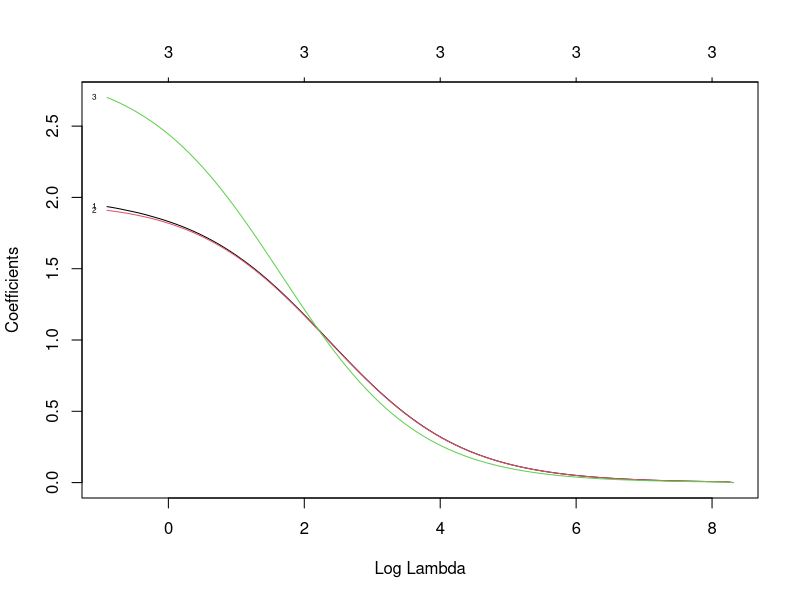
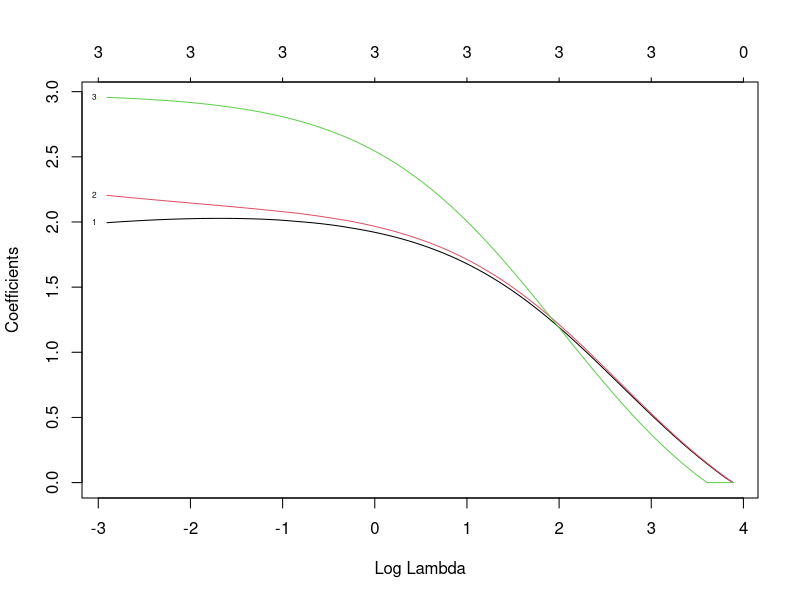
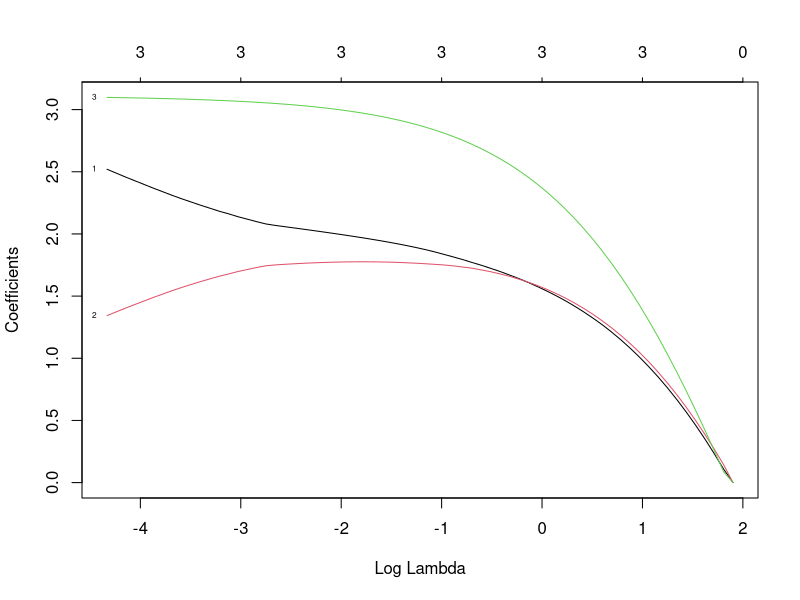
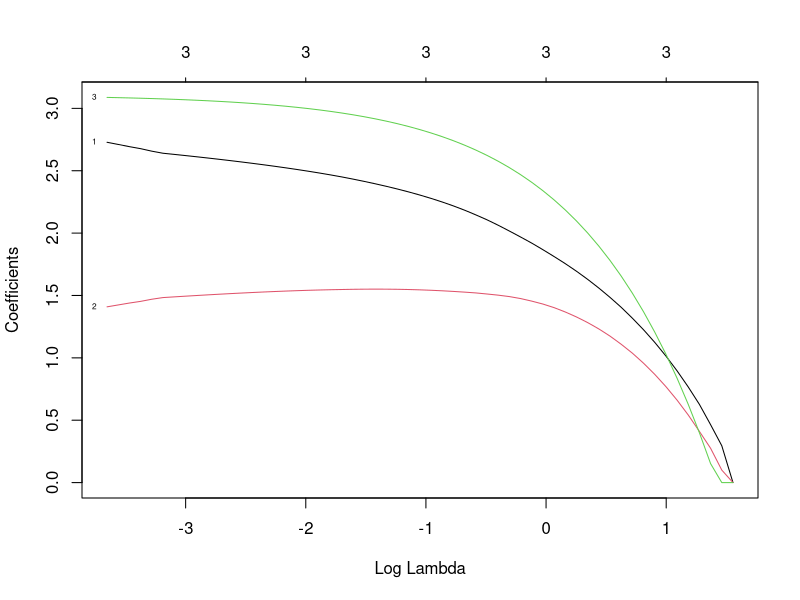
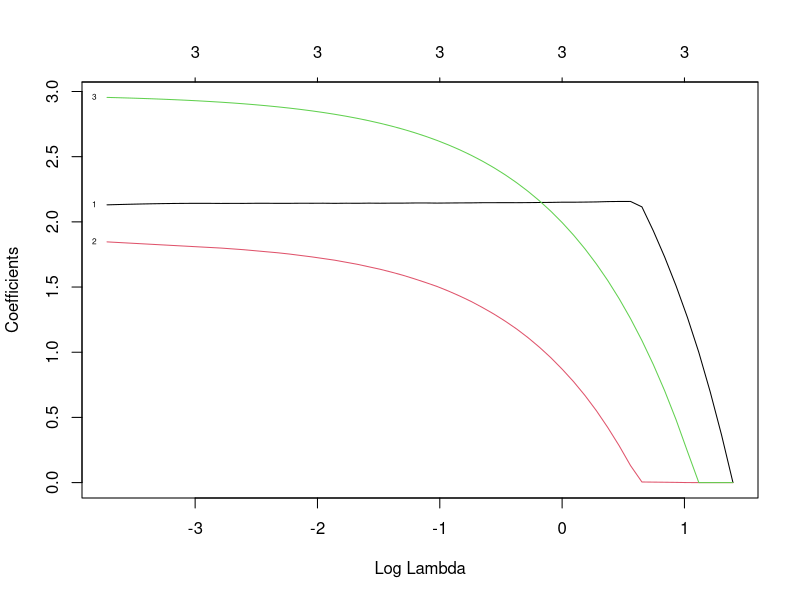
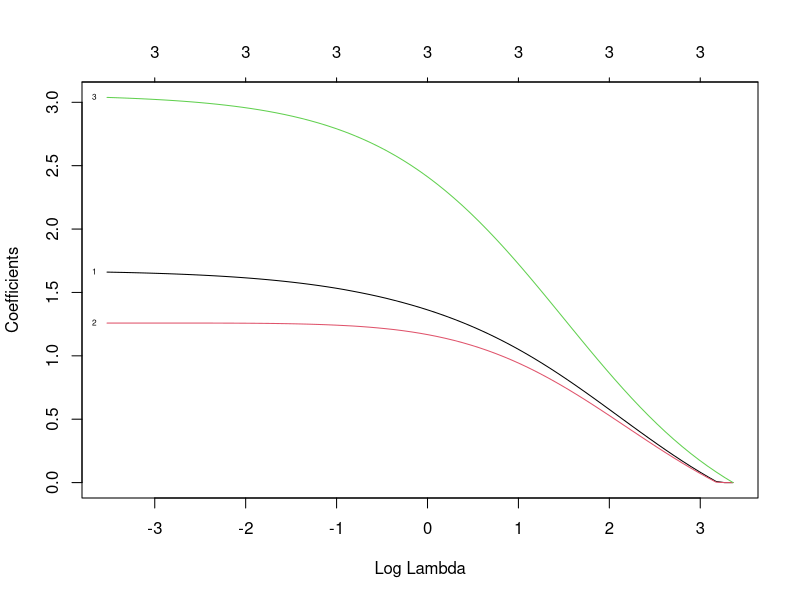

R code for these plots, in order: (Note: this script raises an error after producing the figures.)
## ---- chunk 1
knitr::opts_chunk$set(echo = TRUE)
library(MASS)
library(glmnet)
library(ggplot2)
library(dplyr)
## ---- chunk 2
elastic.net.est<-function(X, Y, alpha){
  cross.val.fit<-cv.glmnet(X, Y, family="gaussian", alpha=alpha)
  lambda<-cross.val.fit$lambda.min
  coefs<-coef(cross.val.fit, s="lambda.min")
  fit<-glmnet(X, Y, "gaussian", alpha=alpha)
  plot(fit, xvar="lambda", label=TRUE)
  signif.pred<-length(which(coefs!=0))
  yhat<-cbind(1, X)%*%coefs
  SE<-mean((Y-yhat)^2)
  output<-cbind(alpha, lambda, signif.pred, SE)
  return(output)
}
## ---- chunk 3
simulate.elastic.net<-function(n, p, d, rho, beta, alpha){
  A<-diag(1, d, d)
  for(i in 1:d){
    for(j in 1:d){
      if(j!=i){A[i,j]<-rho}}}
  Cov<-diag(1, p, p)
  for(i in 1:d){
    for( j in 1:d){
      Cov[i,j]<-A[i,j]}}
  X<-mvrnorm(n, rep(0, p), Cov)
  Y<-X%*%beta+rnorm(n)
  mod<-elastic.net.est(X, Y, alpha)
  return(mod)}
## ---- chunk 4
MonteCarlo.elastic.net<-function(n, p, d, rho, beta, alpha, K){
  output<-cbind(1:K, 0, 0, 0, 0)
  for(k in 1:K){
    mod<-simulate.elastic.net(n, p, d, rho, beta, alpha)
    output[k,(2:5)]<-mod
  }
  return(output)
}

vector.MonteCarlo.EN<-function(n, p, d, Rho, beta, Alpha, K){
  results<-expand.grid(Alpha, Rho)
  results<-cbind(results, 0, 0, 0)
  colnames(results)<-c("Alpha", "Rho", "Lambda", "No. Variables", "MSE")
  for(i in 1:length(results[,1])){
    output<-cbind(1:K, 0, 0, 0, 0)
    for(k in 1:K){
      mod<-simulate.elastic.net(n, p, d, rho, beta, alpha)}
    
    
    mod<-MonteCarlo.elastic.net(n, p, d, results[i,2], beta, results[i,1], K)
    results[i, 3]<-mean(mod[,3])
    results[i, 4]<-mean(mod[,4])
    results[i, 5]<-mean(mod[,5])
  }
  return(results)
  
}




## ---- chunk 5
n<-100
p<-3
d<-2
beta<-c(2,2,3)
rho<-0.999
alpha1<-0.1
alpha2<-0.5
alpha3<-0.9

p3.rho75.LASSO<-simulate.elastic.net(n, p, d, rho, beta, 0)
p3.rho75.alpha1<-simulate.elastic.net(n, p, d, rho, beta, alpha1)
p3.rho75.alpha2<-simulate.elastic.net(n, p, d, rho, beta, alpha2)
p3.rho75.alpha3<-simulate.elastic.net(n, p, d, rho, beta, alpha3)
p3.rho75.RIDGE<-simulate.elastic.net(n, p, d, rho, beta, 1)



## ---- chunk 6




## ---- chunk 7
n<-100 #number of observations
beta<-c(1,2,1,3) #true values of beta
rho<-0.90 #values of cov(X_1, X_2)
alpha<-c(0.1, 0.3, 0.9) #values of alpha


elastic_net3<-function(n, beta, rho, alpha, K){
  num_alpha<-length(alpha)
  num_rho<-length(rho)
  Rho<-rep(0, num_alpha)                                                          #build table to hold squared errors
  Alpha<-rep(0,num_rho)
  NumPredictors<-rep(0, num_rho*num_alpha)
  MSE_K<-cbind(Rho, Alpha, NumPredictors, matrix(0, num_rho*num_alpha, K))
  
  for(k in 1:K){
    row=1
    for(j in 1:num_rho){
      cov<-matrix(data = c(1, rho[j], 0, rho[j], 1, 0, 0, 0, 1), nrow=3, ncol=3)  #build covariance matrix
      X<-mvrnorm(n, mu=c(0,0,0), Sigma =cov)                                      #simulate X
      design<-cbind(rep(1,n), X )
      Y<-design%*%beta+rnorm(n)                                                   #simulate Y
      for(i in 1:num_alpha){
        fit_i<-glmnet(X, Y, family="gaussian", alpha=alpha[i])                 #fit model with cv
        plot(fit_i, xvar="lambda", label=TRUE)
        fit_i_coef<-coef(fit_i, s="lambda.min")                                   #extract coefficients
        yhat<-design%*%fit_i_coef                                                 #extract fitted values
        if(k<=1){
          MSE_K[row,1]<-rho[j]
          MSE_K[row,2]<-alpha[i]                                                  #fill MSE table with alpha and rho
          MSE_K[row,3]<-length(fit_i_coef@x)}
        MSE_K[row,(k+3)]<-mean(((Y-yhat)^2))                                      #fill MSE table with squared errors
        row=row+1
      }}}
  results<-cbind(MSE_K[,(1:3)], 0)                                                #build results table
  if(K==1){
    results[,4]<-MSE_K[,4]
  }
  else{
  results[,4]<-rowMeans(MSE_K[,(4:(K+3))])                # fill results table with MSE
  }
  colnames(results)[4]<-"MSE"
  
  return(as.data.frame(results))
}

EN_p_3_one_iter<-elastic_net3(n, beta, rho, alpha,1)
ggplot(data=EN_p_3_one_iter, aes(x=Alpha, y=MSE))+geom_line(alpha=0.4)



## ---- chunk 8
n<-100
p<-1000
beta<-c(runif(6,1,2), rep(0,95), runif(5, 1,2), rep(0,600), runif(5, 1,2), rep(0,290))
rho<-seq(0, 0.9, 0.1)
alpha<-seq(0, 1, 0.1)




elastic_net_p<-function(n, p, beta, rho, alpha, K){
  num_alpha<-length(alpha)
  num_rho<-length(rho)
  Rho<-rep(0, num_alpha)
  Alpha<-rep(0,num_rho)
  MSE<-rep(0, num_rho*num_alpha)
  NumPredictors<-rep(0, num_rho*num_alpha)
  
  MSE_K<-cbind(Rho, Alpha, NumPredictors, matrix(0, num_rho*num_alpha, K))
  
    for(k in 1:K){
    row=1
    for(j in 1:num_rho){
      cov<-matrix(rho[j], p, p)
      for(l in 1:p){
        cov[l,l]<-1}
      X<-mvrnorm(n, mu=c(0,0,0), Sigma =cov)
      design<-cbind(rep(1,n), X )
      Y<-design%*%beta+rnorm(n)
      for(i in 1:num_alpha){
        fit_i<-glmnet(X, Y, family="gaussian", alpha=alpha[i])
        fit_i_coef<-coef(fit_i, s="lambda.min")
        yhat<-design%*%fit_i_coef
        if(k<=1){
          MSE_K[row,1]<-rho[j]
          MSE_K[row,2]<-alpha[i]
          MSE_K[row,3]<-length(fit_i_coef@x)}
        MSE_K[row,(k+3)]<-mean(((Y-yhat)^2))
        row=row+1
      }}}
  results<-cbind(MSE_K[,(1:3)], 0)
  results[,4]<-rowMeans(MSE_K[,(4:K)])
  colnames(results)[4]<-"MSE"
  return(as.data.frame(results))
}

lambda<-matrix(0,length(alpha),length(rho))
mse<-matrix(0,length(alpha),length(rho))
q<-matrix(0,length(alpha), length(rho))



for(j in 1:length(rho)){
  cov=matrix(c(1, rho[j], rho[j], rho[j], rho[j], 
              rho[j], 1, rho[j], rho[j], rho[j],
              rho[j], rho[j], 1, rho[j], rho[j],
              rho[j], rho[j], rho[j], 1, rho[j],
              rho[j], rho[j], rho[j], rho[j], 1), nrow=5, ncol=5)
  X1_5<-mvrnorm(n, mu=c(0,0,0,0,0), Sigma =cov )
  X6_1000<-mvrnorm(n, mu=rep(0, 995), Sigma = diag(rep(1, 995)))
  X<-cbind(X1_5, X6_1000)
  design<-cbind(rep(1,n), X)
  Y<-design%*%beta+rnorm(n)

  for(i in 1:length(alpha)){
    fit_i<-cv.glmnet(X, Y, family="gaussian", alpha=alpha[i])
    lambda[i,j]<-fit_i$lambda.min
    fit_i_coef<-coef(fit_i, s=lambda[i])
    yhat<-design%*%fit_i_coef
    mse[i,j]<-mean((Y-yhat)^2)
  }}



## ---- chunk 9
n<-100
beta<-c(5,1,3,2)
rho<- seq(-0.9, 0.9, 0.25)
alpha<-seq(0.1, 0.9, 0.1)

elastic_net3<-function(n, beta, rho, alpha, K){
  num_alpha<-length(alpha)
  num_rho<-length(rho)
  Rho<-rep(0, num_alpha)
  Alpha<-rep(0,num_rho)
  MSE<-rep(0, num_rho*num_alpha)
  NumPredictors<-rep(0, num_rho*num_alpha)
  
  MSE_K<-cbind(Rho, Alpha, NumPredictors, matrix(0, num_rho*num_alpha, K))
  
  for(k in 1:K){
    row=1
    for(j in 1:num_rho){
      cov<-matrix(data = c(1, rho[j], 0, rho[j], 1, 0, 0, 0, 1), nrow=3, ncol=3)
      X<-mvrnorm(n, mu=c(0,0,0), Sigma =cov)
      design<-cbind(rep(1,n), X )
      Y<-design%*%beta+rnorm(n)
      for(i in 1:num_alpha){
        fit_i<-cv.glmnet(X, Y, family="gaussian", alpha=alpha[i])
        fit_i_coef<-coef(fit_i, s="lambda.min")
        yhat<-design%*%fit_i_coef
        if(k<=1){
          MSE_K[row,1]<-rho[j]
          MSE_K[row,2]<-alpha[i]
          MSE_K[row,3]<-length(fit_i_coef@x)}
        MSE_K[row,(k+3)]<-mean(((Y-yhat)^2))
        row=row+1
      }}}
  results<-cbind(MSE_K[,(1:3)], 0)
  results[,4]<-rowMeans(MSE_K[,(4:K+3)])
  colnames(results)[4]<-"MSE"
  
  return(as.data.frame(results))
}
#hundered_iter<-elastic_net3(n, beta, rho, alpha, 100)
#fifty_iter<-elastic_net3(n, beta, rho, alpha, 50)
ten_iter<-elastic_net3(n, beta, rho, alpha, 10)

ggplot(data=hundered_iter, aes(x=Rho, y=MSE, group=factor(Alpha)))+geom_line(aes(colour=factor(Alpha)),  alpha=0.4)
ggplot(data=fifty_iter, aes(x=Rho, y=MSE, group=factor(Alpha)))+geom_line(aes(colour=factor(Alpha)),  alpha=0.4)
ggplot(data=ten_iter, aes(x=Rho, y=MSE, group=factor(Alpha)))+geom_line(aes(colour=factor(Alpha)),  alpha=0.4)




